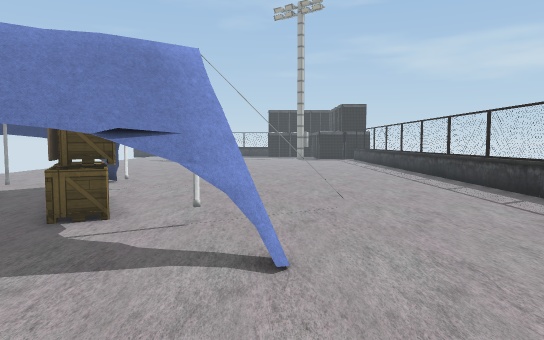
[1] (above)

16 first-person views from a walk through a scene from a Unity 3-D project. The camera is 1.4 m above the floor, tilts 4° down and sees 70° across. The floor is counted in squares, 1 m on a side. Each view is taken from the middle of a square. On the plan, view 1 faces up. The plan holds only what a view shows up to about 16 squares ahead; the rest is blank. The place goes on beyond the plan. Some surface patterns are stand-ins.

[2]
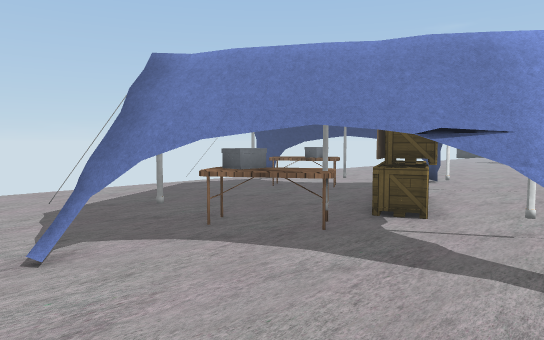

[3]
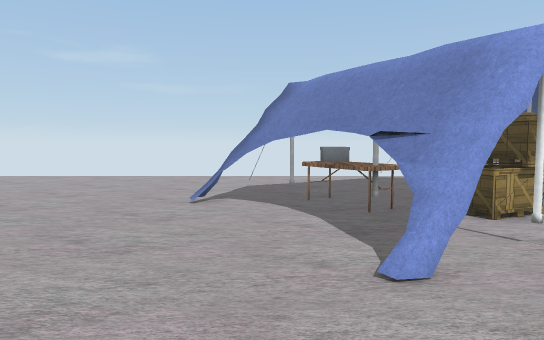

[4]
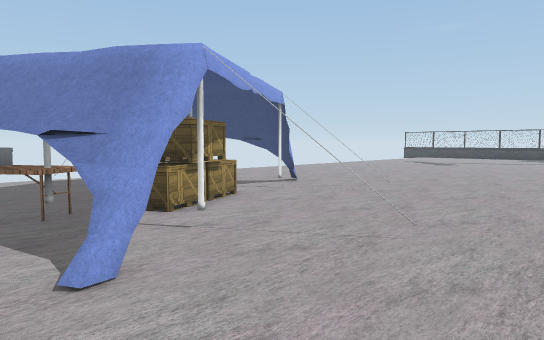

[5]
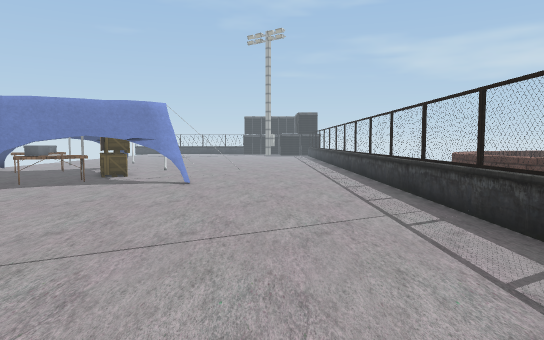

[6]
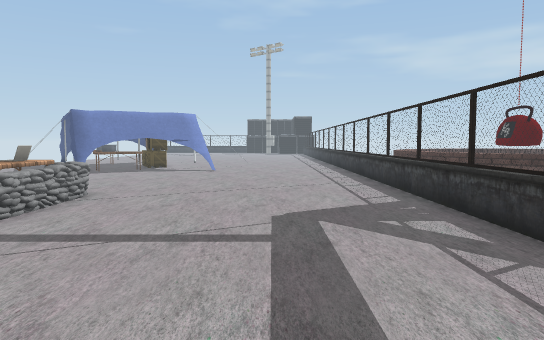

[7]
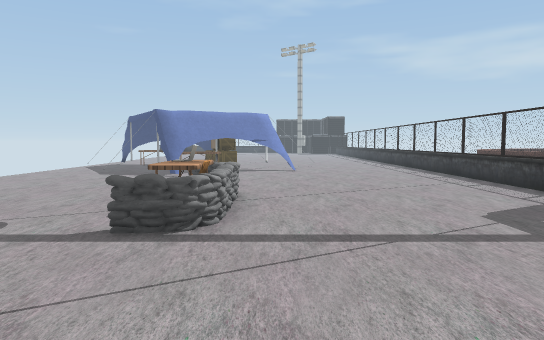

[8]
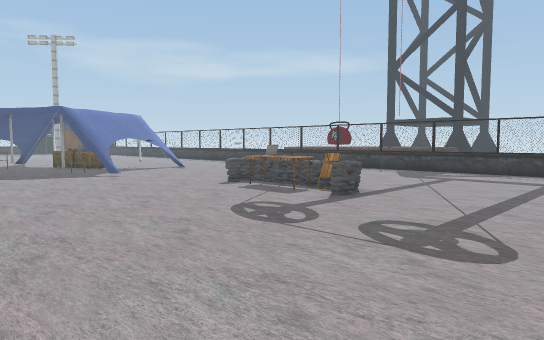

[9]
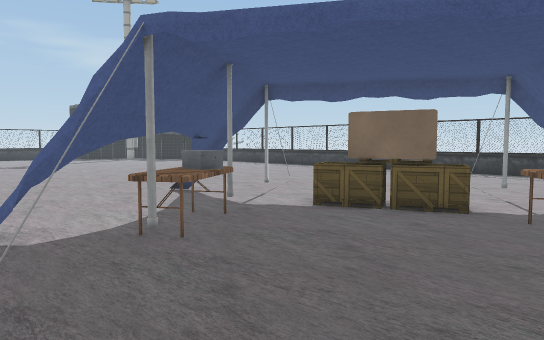

[10]
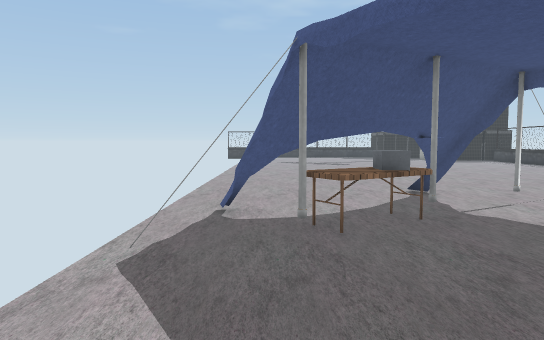

[11]
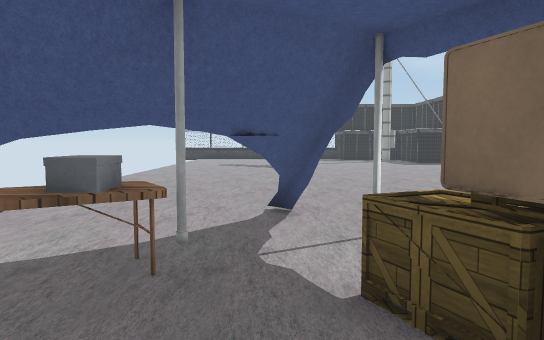

[12]
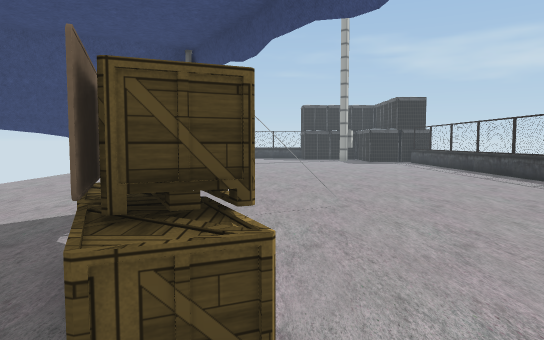

[13]
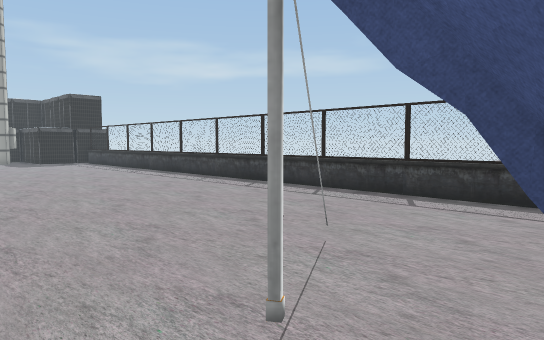

[14]
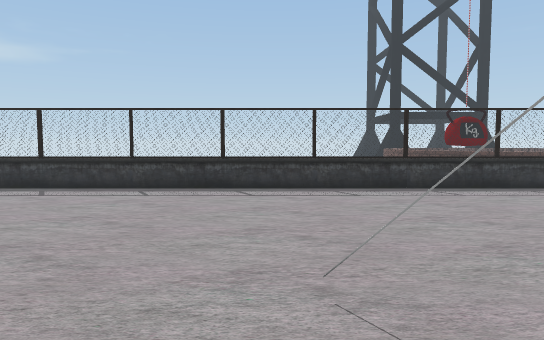

[15]
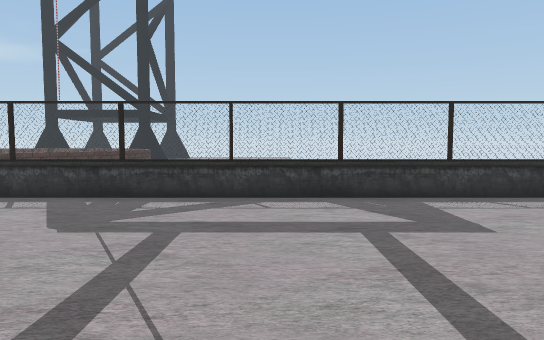

[16]
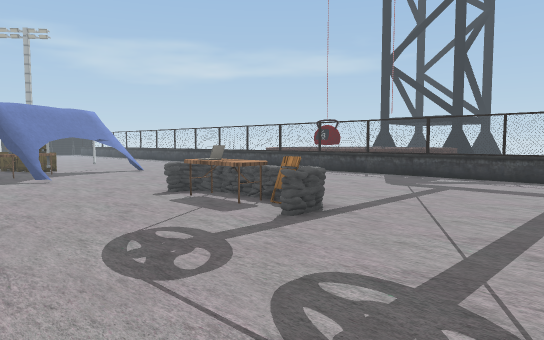

### Floor plan
Key: @ floor where view 1 was taken; # wall or solid block; . floor; = window, fence, low wall or low ledge; ^ raised ledge; T thing the floor can be seen under or through; F fence; C crate; A table; S sandbag; L laptop; H chair; O other object.
Columns run from 12 left of view 1 to 13 right of it. Each row starts with its distance up from view 1.
 22 ....... .......   .=
 21 ....... ...........=
 20 ....... ...........#
 19 ...................#
 18 ...................#
 17 ...................=
 16 ...................=
 15 ...................=
 14 ......=............=
 13 ......^#.T=........#
 12 .....T..T..........F
 11 .=.TT..............F
 10 .TTTA#.C...........#
  9 ...TO..C#..........=
  8 .#.....CC#...#.....=
  7 ........C#.T.......#    ^^
  6 ...........T.......=
  5 .......AA.TT.......#
  4 ......AOTT.........# ^
  3 ....#..TT..........# ^
  2 ......TT...........# ^
  1 ...................# ^
  0 ............@......= ^
 -1 ...................# ^
 -2 ...................F  ^
 -3 ...................F  ^^
 -4 .........S.........F   ^^^
 -5 .........AS........#     ^
 -6 .........LS........#
 -7 .........AA........#
 -8 ..........H........#
 -9  ........SS........=
-10  ..................=
-11  ..................=
-12  ..................=
-13  ..................#
-14   .......    ......=
-15 .          .  .....=

Positions as (right, up) in squares from view 1, and headings:
1: (0, 0), facing up
2: (0, 0), facing up-left
3: (4, 3), facing left
4: (4, 3), facing up-left
5: (3, -9), facing up
6: (3, -15), facing up
7: (-1, -15), facing up
8: (-12, -15), facing up-right
9: (-12, 4), facing up-right
10: (-10, 3), facing up
11: (-6, 6), facing up
12: (-3, 5), facing up
13: (-3, 5), facing up-right
14: (-5, 14), facing right
15: (-3, -11), facing right
16: (-9, -14), facing up-right
